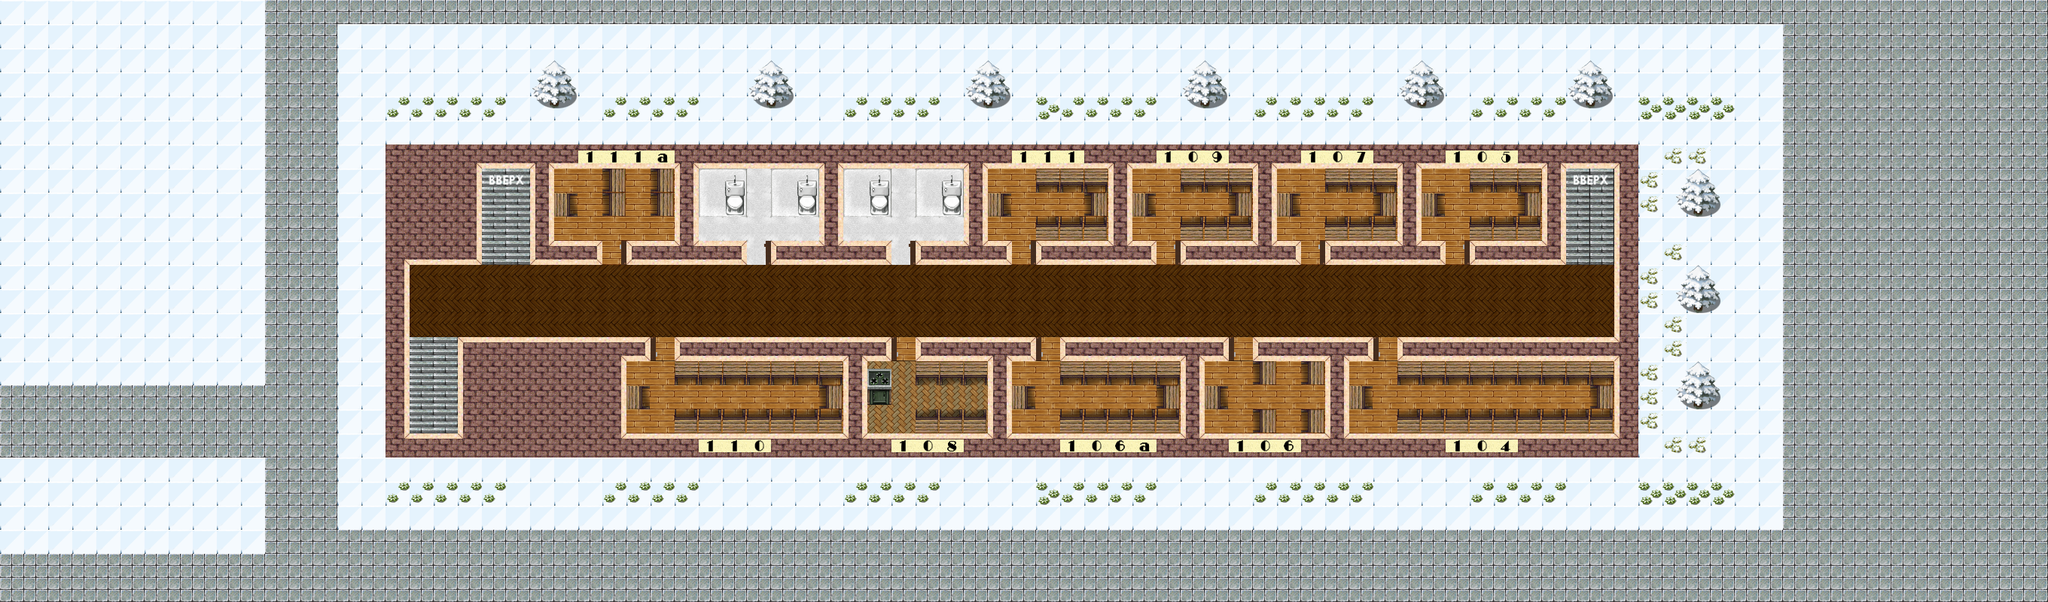

Tiled map render using the project's own tile images. Description and the map definition, with tile-layer contents summarised, below:
An orthogonal 85x25 tile map with 32x32 px tiles, 4 tile layers (back, obj, walls, walls2), 6 tilesets and 12 objects.

<map version="1.10" tiledversion="1.10.2" orientation="orthogonal" renderorder="right-down" width="85" height="25" tilewidth="32" tileheight="32" infinite="0" nextlayerid="13" nextobjectid="19">
 <tileset firstgid="1" source="tilea5.tsx" />
 <tileset firstgid="129" source="tiled.tsx" />
 <tileset firstgid="385" source="tiles.tsx" />
 <tileset firstgid="449" source="vx-winter-tileset.tsx" />
 <tileset firstgid="705" source="numbers.tsx" />
 <tileset firstgid="716" source="car.tsx" />
 <layer id="1" name="back" width="85" height="25">
  <data>[2125 cells, 2123 non-empty, 15 distinct tile ids]</data>
 </layer>
 <layer id="2" name="obj" width="85" height="25">
  <data>[2125 cells, 502 non-empty, 23 distinct tile ids]</data>
 </layer>
 <layer id="3" name="walls" width="85" height="25">
  <data>[2125 cells, 244 non-empty, 17 distinct tile ids]</data>
 </layer>
 <layer id="4" name="walls2" width="85" height="25">
  <data>[2125 cells, 60 non-empty, 16 distinct tile ids]</data>
 </layer>
 <objectgroup draworder="index" id="5" name="auditories" width="85" height="25">
  <object id="6" x="1793" y="448" width="351" height="149">
   <text wrap="1">104</text>
  </object>
  <object id="7" x="1879" y="201" width="177" height="149">
   <text wrap="1">105</text>
  </object>
  <object id="8" x="1592" y="455" width="177" height="149">
   <text wrap="1">106</text>
  </object>
  <object id="9" x="1345" y="453" width="230" height="149">
   <text wrap="1">106a</text>
  </object>
  <object id="10" x="1690" y="204" width="177" height="149">
   <text wrap="1">107</text>
  </object>
  <object id="11" x="1146" y="449" width="177" height="149">
   <text wrap="1">108</text>
  </object>
  <object id="12" x="1496" y="202" width="177" height="149">
   <text wrap="1">109</text>
  </object>
  <object id="13" x="827" y="450" width="301" height="149">
   <text wrap="1">110</text>
  </object>
  <object id="14" x="1304" y="203" width="177" height="149">
   <text wrap="1">111</text>
  </object>
  <object id="15" x="732" y="203" width="177" height="149">
   <text wrap="1">111a</text>
  </object>
 </objectgroup>
 <objectgroup id="12" name="stairs" width="85" height="25">
  <object id="17" x="2068" y="198" width="86" height="74">
   <text wrap="1">to 2nd right</text>
  </object>
  <object id="18" x="628" y="216" width="81" height="57">
   <text wrap="1">to 2nd</text>
  </object>
 </objectgroup>
</map>
